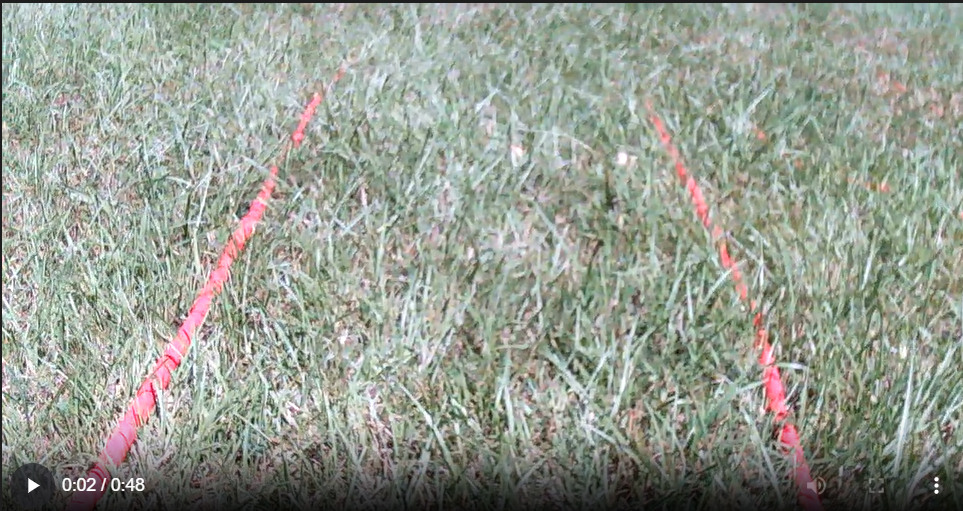
#> input picture code/main_control/outdoor_line.png, 963 x 511 px, given in place of the camera
$ python outdoor2.py
#> lines starting #> are read from the running program, lines starting #| are printed output that depends on the picture; after the words box and inside, x2 and y2 are one past the last pixel; in counts of white or black regions, pixels touching at a corner belong together
import cv2
import numpy as np
import serial
import time

# -------------------
# --- Arduino Setup ---
# -------------------
try:
    arduino = serial.Serial('/dev/ttyACM0', 115200, timeout=1)
    time.sleep(2)  # 給 Arduino reset
    print("✅ Arduino connected")
except Exception as e:
    print("❌ Arduino connection failed:", e)
    exit()

# -------------------
# --- Motor Class ---
# -------------------
class MotorDual:
    def __init__(self, ser, command_byte=0x01):
        self.ser = ser
        self.command_byte = command_byte
        self.speed = 0

    def set_speed(self, speed: int):
        if speed > 255:
            speed = 255
        elif speed < -255:
            speed = -255
        self.speed = speed

        outp = bytearray()
        outp.append(self.command_byte)
        outp.append(0x01 if self.speed < 0 else 0x00)
        outp.append(int(abs(self.speed)))
        self.ser.write(bytes(outp))

# 初始化馬達
motor_dual = MotorDual(arduino)

# -------------------
# --- PID Parameters ---
# -------------------
Kp = 0.5
Ki = 0.01
Kd = 0.1
pe = 0
ie = 0

# -------------------
# --- Video Capture ---
# -------------------
cap = cv2.VideoCapture(0)  # 攝影機 ID
cap.set(cv2.CAP_PROP_FRAME_WIDTH, 1280)
cap.set(cv2.CAP_PROP_FRAME_HEIGHT, 720)
cap.set(cv2.CAP_PROP_FOURCC, cv2.VideoWriter_fourcc(*'MJPG'))
if not cap.isOpened():
    print("❌ Camera not found")
    exit()

# -------------------
# --- Main Loop ---
# -------------------
while True:
    ret, frame = cap.read()
#> frame is the input picture: shape (511, 963, 3); mean B, G, R 145.3, 155.7, 150
    if not ret:
        break

    gray = cv2.cvtColor(frame, cv2.COLOR_BGR2GRAY)
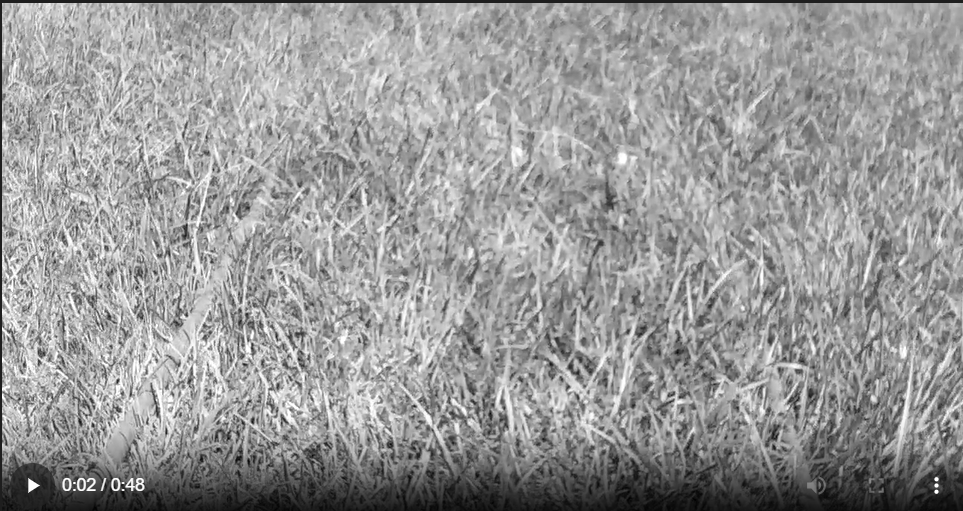
#> gray: shape (511, 963); min 1, max 255, mean 152.8
    _, thresh = cv2.threshold(gray, 120, 255, cv2.THRESH_BINARY_INV)
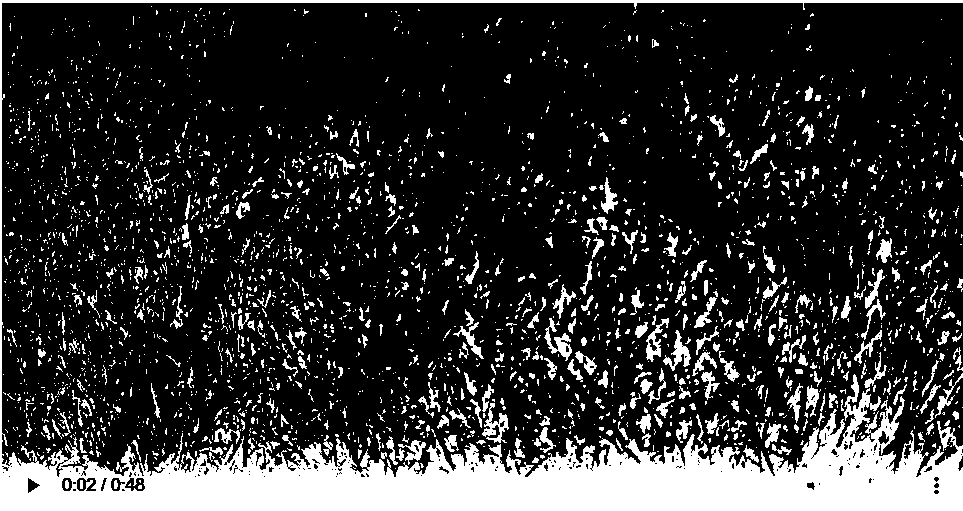
#> thresh: shape (511, 963); 18.9% white; 3035 white regions (2619 under 20 px)

    # 找輪廓
    contours, _ = cv2.findContours(thresh, cv2.RETR_EXTERNAL, cv2.CHAIN_APPROX_SIMPLE)
#> contours = 3029 contours, 2801 with area under 20; largest, box (x1, y1, x2, y2) and area: (0, 0, 963, 511) 54598, (544, 318, 572, 361) 334, (482, 403, 509, 443) 329, (663, 330, 691, 371) 322, (646, 318, 669, 362) 306
    centers = []

    for cnt in contours:
        M = cv2.moments(cnt)
        if M["m00"] != 0:
            cx = int(M["m10"]/M["m00"])
            cy = int(M["m01"]/M["m00"])
            centers.append((cx, cy))
#> this loop made 3029 passes
#> (cnt, cx, cy) on passes 5, 6, 9, 22, 43, 45, 47, 51, 56, 57, 60: ([[107, 461], [107, 463], [109, 463]], 107, 462), ([[30, 458], [29, 459], [30, 460]], 29, 459), ([[154, 457], [156, 459], [156, 458], [155, 457]], 155, 457), ([[195, 451], [195, 456], [196, 455], [196, 451]], 195, 453), ([[523, 446], [523, 447], [524, 447]], 523, 446), ([[96, 446], [96, 448], [97, 448], [97, 447]], 96, 447), ([[951, 445], [950, 446], [951, 446]], 950, 445), ([[190, 445], [191, 446], [191, 445]], 190, 445), ([[176, 444], [176, 446], [177, 446], [177, 445]], 176, 445), ([[53, 444], [53, 445], [55, 445], [54, 444]], 53, 444), ([[734, 443], [734, 444], [736, 444], [735, 443]], 734, 443)
#> (cx, cy) on passes 3, 7, 10, 12, 15, 16: (421, 465), (535, 460), (541, 456), (41, 457), (383, 454), (210, 455)
#> after the loop, centers = 1651 pairs, first value 4 to 961, second value 8 to 465

    centers = np.array(centers, dtype=np.float32)
    centers_smooth = []

    # 簡單平滑
    if len(centers) > 0:
        window_size = 3
        for i in range(len(centers)):
            start = max(0, i - window_size)
            end = min(len(centers), i + window_size)
            avg_x = np.mean(centers[start:end, 0])
            centers_smooth.append((avg_x, centers[i, 1]))
#> this loop made 1651 passes
#> (start, avg_x) on passes 1 to 3: (0, 185.7), (0, 273), (0, 249.4)
#> after the loop, centers_smooth = 1651 pairs, first value 96.67 to 852.2, second value 8 to 465
        centers_smooth = np.array(centers_smooth, dtype=np.float32)

    # -------------------
    # --- Draw Line ---
    # -------------------
    if len(centers_smooth) > 0:
        for i in range(1, len(centers_smooth)):
            cv2.line(frame,
                     tuple(centers_smooth[i-1].astype(int)),
                     tuple(centers_smooth[i].astype(int)),
                     (0, 255, 0), 2)
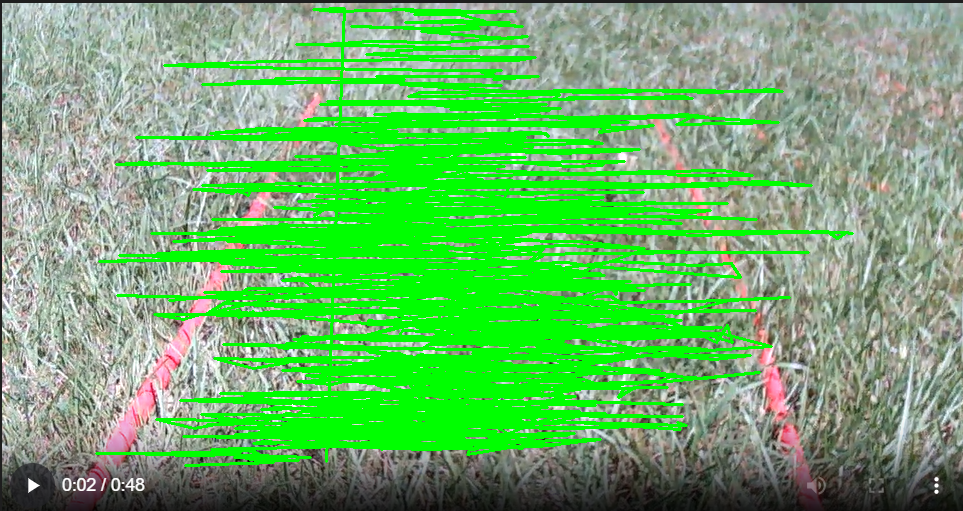
#> frame: shape (511, 963, 3); mean B, G, R 104.3, 178.9, 107.7

    # -------------------
    # --- PID Control ---
    # -------------------
    if len(centers_smooth) > 0:
        x_avg = np.mean(centers_smooth[:, 0])
#> x_avg = 443.7
        error = x_avg - 200  # 假設中線在 X=200
#> error = 243.7

        de = error - pe
#> de = 243.7
        ie += error
#> ie = 243.7
        pe = error
#> pe = 243.7

        output = Kp * error + Ki * ie + Kd * de
#> output = 148.7
        output = int(max(min(output, 255), -255))  # 限制速度範圍
#> output = 148

        motor_dual.set_speed(output)

    # -------------------
    # --- Show Frame (optional headless: 可註解掉) ---
    # -------------------
    # cv2.imshow("Frame", frame)
    # if cv2.waitKey(1) & 0xFF == ord('q'):
    #     break

cap.release()
# cv2.destroyAllWindows()
